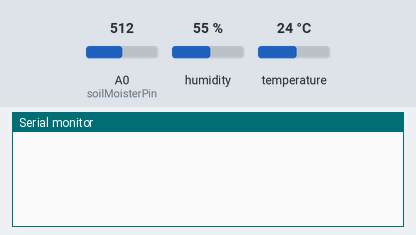
A sketch run on a simulated Arduino Uno, built with avr-gcc and run on an emulated ATmega328P. On the bench: the last lines printed to the serial monitor. Inputs (shaded band) come from the test bench; at power-on: humidity 55 %, A0 (soilMoisterPin) = 512, temperature 24 °C.

Above: at 11.2 s.
11.3 s: humidity set to 22 %
At 18.4 s:
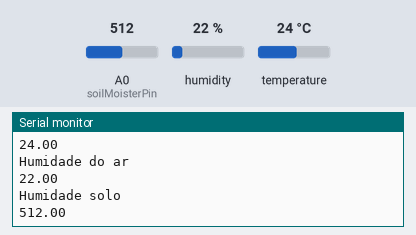
18.5 s: A0 (soilMoisterPin) set to 716
22.4 s: temperature set to 12 °C
At 25.3 s:
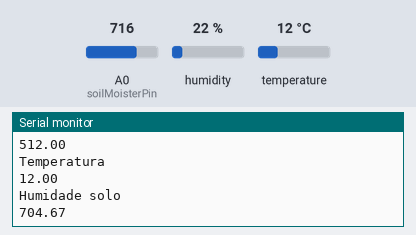
26.3 s: A0 (soilMoisterPin) set to 900
30.2 s: humidity set to 40 %
At 33.0 s:
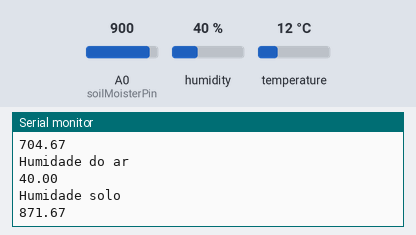
Timing chart, 0 to 34.5 s (numbered marks = the images above; inputs shaded):
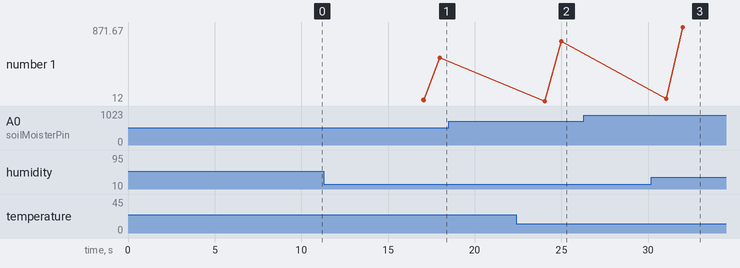

The sketch:

ArduinoMicro_weather.ino
```cpp
// (licence header left out)
/* DHT11*/
#include "DHT.h"
#define DHTPIN 3
#define DHTTYPE DHT11
DHT dht(DHTPIN, DHTTYPE);
float hum = 0;
float temp = 0;

/* TIMER */
#include <SimpleTimer.h>
SimpleTimer timer;

/* Soil Moister */
#define soilMoisterPin A0
#define soilMoisterVcc 4
float soilMoister = 0;

int mostra = 0;

struct Dados {
  float sHum;
  float sTemp;
  float sSoil;
};

void setup()
{
  pinMode(soilMoisterVcc, OUTPUT);
  pinMode(soilMoisterPin, INPUT);
  Serial.begin(9600);
  delay(10000);
  dht.begin();
  timer.setInterval(7000L, getDhtData);
  timer.setInterval(7000L, getSoilMoisterData);
 // timer.setInterval(5000L, sendUptime);
  digitalWrite (soilMoisterVcc, LOW);
}

void loop()
{

// Dados dados[1] = {hum, temp, soilMoister };

  timer.run(); // Initiates SimpleTimer

/*  if(mostra == 1){
    for(int i = 0; i< 1; i++) {
    Serial.println(dados[i].sHum);
    Serial.println(dados[i].sTemp);
    Serial.println(dados[i].sSoil);
    Serial.write((uint8_t *)&dados, sizeof(dados));
    dados[i] = {0, 0, 0};
  //  Serial.println("Dados limpos");
    }
  }
*/
}

/***************************************************
 * Get DHT data
 **************************************************/
void getDhtData(void)
{

  float tempIni = temp;
  float humIni = hum;

  temp = dht.readTemperature();

  hum = dht.readHumidity();

  if(temp != tempIni || temp == 0) {

    Serial.println("Temperatura");
    //Serial.print(tempIni);
    Serial.println(temp);
    //Serial.write(temp);
    tempIni = temp;
    mostra = 1;
  }
  if(hum != humIni || hum == 0) {

    Serial.println("Humidade do ar");
    //Serial.print(humIni);
    Serial.println(hum);
 // Serial.write(hum);
    humIni = hum;
    mostra = 1;
  }

  if (isnan(hum) || isnan(temp))   // Check if any reads failed and exit early (to try again).
  {
  //  Serial.println("Failed to read from DHT sensor!");
    temp = tempIni;
    hum = humIni;
    return;
  }
}

/***************************************************
 * Get Soil Moister Sensor data
 **************************************************/
void getSoilMoisterData(void)
{
  float soilMoisterInit = soilMoister;
  digitalWrite (soilMoisterVcc, HIGH);
  delay (500);
  int N = 3;

  for(int i = 0; i < N; i++) // read sensor "N" times and get the average
  {
    soilMoister += analogRead(soilMoisterPin);
    delay(150);
  }
  digitalWrite (soilMoisterVcc, LOW);
  soilMoister = soilMoister/N;
 // Serial.println(soilMoister);

 if((soilMoister != soilMoisterInit) || (soilMoister ==0)){
  Serial.println("Humidade solo");
  Serial.println(soilMoister);
//  Serial.write(soilMoister);
    mostra = 1;
    soilMoister = map(soilMoister, 380, 0, 0, 100);
    soilMoisterInit = soilMoister;
 }

}

/***************************************************
 * Send DHT data to Blynk
 **************************************************/
/*void sendUptime()
{
  // You can send any value at any time.
  // Please don't send more that 10 values per second.
  Blynk.virtualWrite(10, temp); //virtual pin V10
  Blynk.virtualWrite(11, hum); // virtual pin V11
  Blynk.virtualWrite(12, soilMoister); // virtual pin V12
}
*/

/***************************************************
 * Start OLED
 **************************************************/
/*void oledStart(void)
{
  Wire.begin();
  oled.init();                      // Initialze SSD1306 OLED display
  clearOledDisplay();
  //oled.setFont(font5x7);            // Set font type (default 8x8)
  oled.clearDisplay();              // Clear screen
  oled.setTextXY(0,0);
  oled.putString("MJRoBot Blynk WS");
  oled.setTextXY(1,0);
  oled.putString(String(SW_VERSION));
}
*/
/***************************************************
 * Display data at Serial Monitora & OLED Display
 **************************************************/
/*void displayData(void)
{
  oled.setTextXY(3,0);              // Set cursor position, start of line 2
  oled.putString("Temp: " + String(temp) + " oC");
  oled.setTextXY(4,0);              // Set cursor position, start of line 2
  oled.putString("Hum:  " + String(hum) + " %");
  oled.setTextXY(5,0);              // Set cursor position, start of line 2
  oled.putString("Soil: " + String(soilMoister) + " %");
}
*/
/***************************************************
 * Clear OLED Display
 **************************************************/
/*void clearOledDisplay()
{
  oled.setFont(font8x8);
  oled.setTextXY(0,0); oled.putString("                ");
  oled.setTextXY(1,0); oled.putString("                ");
  oled.setTextXY(2,0); oled.putString("                ");
  oled.setTextXY(3,0); oled.putString("                ");
  oled.setTextXY(4,0); oled.putString("                ");
  oled.setTextXY(5,0); oled.putString("                ");
  oled.setTextXY(6,0); oled.putString("                ");
  oled.setTextXY(7,0); oled.putString("                ");
  oled.setTextXY(0,0); oled.putString("                ");
}
*/
/***************************************************
 * Sending Data to Thinkspeak Channel
 **************************************************/
/*void sendDataTS(void)
{
   if (client.connect(TS_SERVER, 80))
   {
     String postStr = TS_API_KEY;
     postStr += "&field1=";
     postStr += String(temp);
     postStr += "&field2=";
     postStr += String(hum);
     postStr += "&field3=";
     postStr += String(soilMoister);
     postStr += "\r\n\r\n";

     client.print("POST /update HTTP/1.1\n");
     client.print("Host: api.thingspeak.com\n");
     client.print("Connection: close\n");
     client.print("X-THINGSPEAKAPIKEY: " + TS_API_KEY + "\n");
     client.print("Content-Type: application/x-www-form-urlencoded\n");
     client.print("Content-Length: ");
     client.print(postStr.length());
     client.print("\n\n");
     client.print(postStr);
     delay(1000);
   }
   client.stop();
}
*/
```

Measured:
- after the input at 11.3 s, the serial monitor: prints a new line after 5.8 s (image 1)
- after the input at 22.4 s, the serial monitor: prints a new line after 1.6 s (image 2)
- after the input at 30.2 s, the serial monitor: prints a new line after 0.82 s (image 3)
